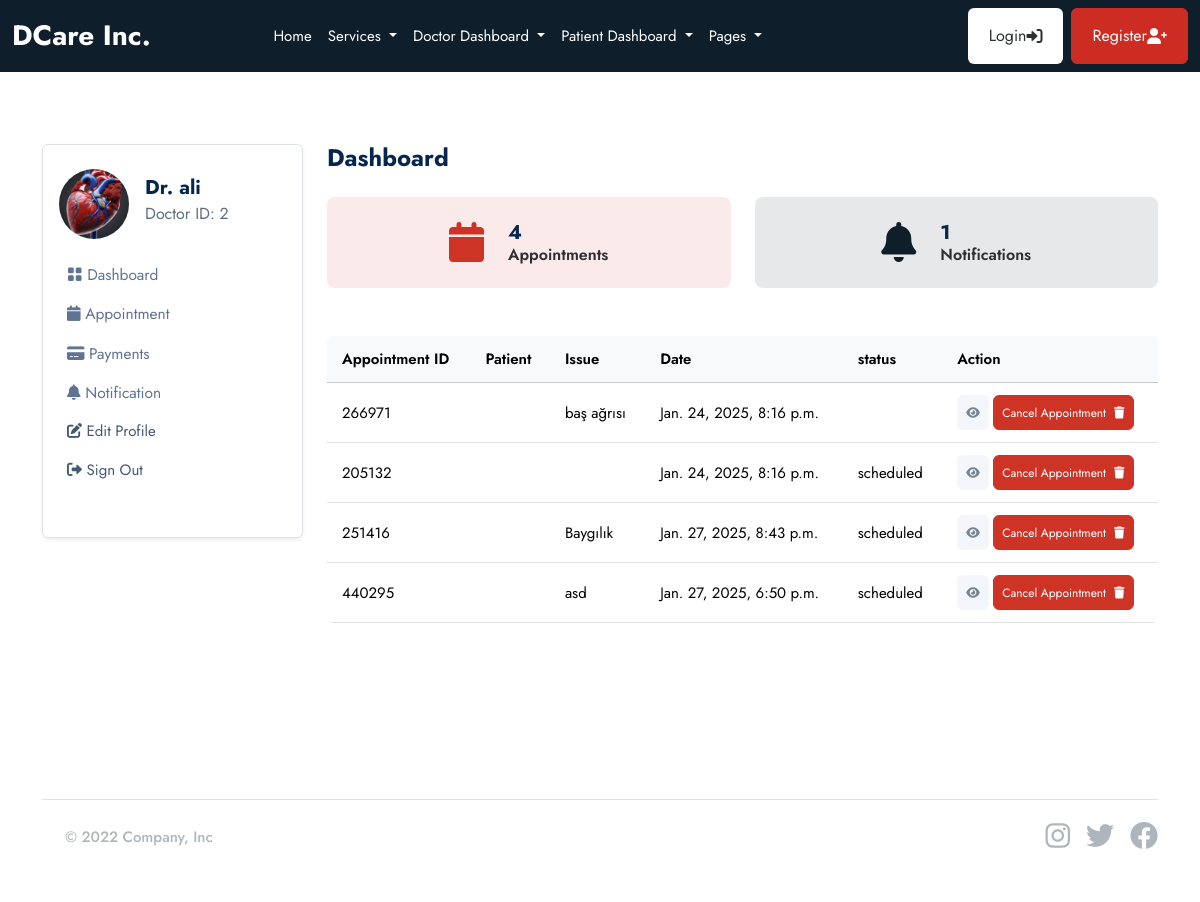
Page /doctor/ (signed in) on the earlier database version.
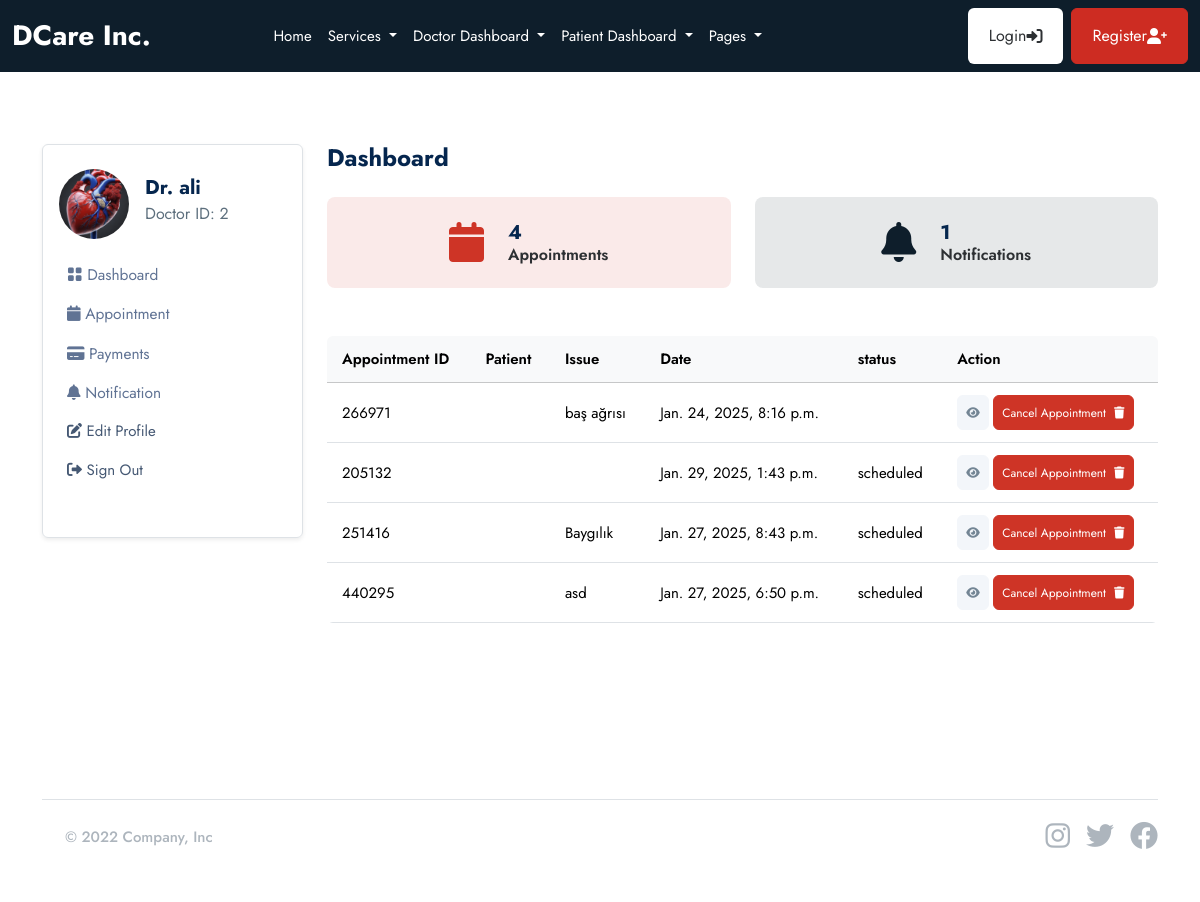
Same page on the later database version.
### base/models.py (models this page shows, shortened)
class Appointment(models.Model):
    STATUS = [
        ("scheduled","scheduled"),
        ("completed","completed"),
        ("pending","pending"),
        ("cancelled","cancelled"),
    ]
    service = models.ForeignKey(Service, on_delete= models.SET_NULL, null=True, blank=True,related_name="service_appointments")
    doctor = models.ForeignKey(doctor_models.Doctor,on_delete= models.SET_NULL, null=True, blank=True,related_name="doctor_appointments" )
    patient = models.ForeignKey(patient_models.Patient,on_delete= models.SET_NULL, null=True, blank=True,related_name="appointments_patient" )
    appointment_date = models.DateTimeField(null=True, blank=True)
    issues = models.TextField(blank=True,null=True)
    symptoms = models.TextField(blank=True,null=True)
    appointment_id =ShortUUIDField(length=6, max_length=8, alphabet="1234567890")
    status = models.CharField(max_length=120, choices=STATUS)

### doctor/views.py (the view)
# urls.py: path("", views.dashboard, name="dashboard"),
@login_required
def dashboard(request):
    doctor = doctor_models.Doctor.objects.get(user=request.user)
    appointments = base_models.Appointment.objects.filter(doctor=doctor)
    notifications = doctor_models.Notification.objects.filter(doctor=doctor)
    context = {
        "appointments": appointments,
        "notifications" : notifications,
    }
    return render( request, "doctor/dashboard.html", context)

### templates/doctor/dashboard.html
{% extends "partials/base.html"%} {% block content %}
<section class="pt-5 pb-5">
  <div class="container">
    <div class="row mt-0 mt-md-4">
      {% include 'doctor/sidebar.html' %}
      <div class="col-lg-9 col-md-8 col-12">
        <div class="row mb-4">
          <h4 class="mb-0 mb-4 fw-bold">Dashboard</h4>
          <div class="col-sm-6 col-lg-6 mb-3 mb-lg-0">
            <div
              class="d-flex justify-content-center align-items-center p-4 bg-danger bg-opacity-10 rounded-3"
            >
              <span class="display-6 lh-1 text-purple mb-0">
                <i class="fas fa-calendar text-danger"></i>
              </span>
              <div class="ms-4">
                <div class="d-flex">
                  <h5 class="mb-0 fw-bold">{{appointments.count}}</h5>
                </div>
                <p class="mb-0 h6 fw-semibold">Appointments</p>
              </div>
            </div>
          </div>
          <div class="col-sm-6 col-lg-6 mb-3 mb-lg-0">
            <div
              class="d-flex justify-content-center align-items-center p-4 bg-dark bg-opacity-10 rounded-3"
            >
              <span class="display-6 lh-1 text-dark mb-0">
                <i class="fas fa-bell"></i>
              </span>
              <div class="ms-4">
                <div class="d-flex">
                  <h5 class="mb-0 fw-bold">{{notifications.count}}</h5>
                </div>
                <p class="mb-0 h6 fw-semibold">Notifications</p>
              </div>
            </div>
          </div>
        </div>
        <div class="card mb-4 mt-5">
          <div class="table-responsive overflow-y-hidden">
            <table
              class="table mb-0 text-nowrap table-hover table-centered text-nowrap"
            >
              <thead class="table-light">
                <tr>
                  <th>Appointment ID</th>
                  <th>Patient</th>
                  <th>Issue</th>
                  <th>Date</th>
                  <th>status</th>
                  <th>Action</th>
                </tr>
              </thead>
              <tbody>
                {% for a in appointments %}
                <tr>
                  <td>{{a.appointment_id}}</td>
                  <td>{{a..patient.full_name}}</td>
                  <td>{{a.issues}}</td>
                  <td>{{a.appointment_date}}</td>
                  <td>{{a.status}}</td>
                  <td>
                    <a href="" class="btn btn-secondary btn-sm">
                      <i class="fas fa-eye"></i
                    ></a>
                    <a href="" class="btn btn-danger btn-sm"
                      >Cancel Appointment <i class="fas fa-trash ms-2"></i
                    ></a>
                  </td>
                </tr>
                {% endfor %}
              </tbody>
            </table>
          </div>
        </div>
      </div>
    </div>
  </div>
</section>
{% endblock content %}

Differences in the rows shown:
changed Appointment: appointment_date "Jan. 24, 2025, 8:16 p.m." → "Jan. 29, 2025, 1:43 p.m."
